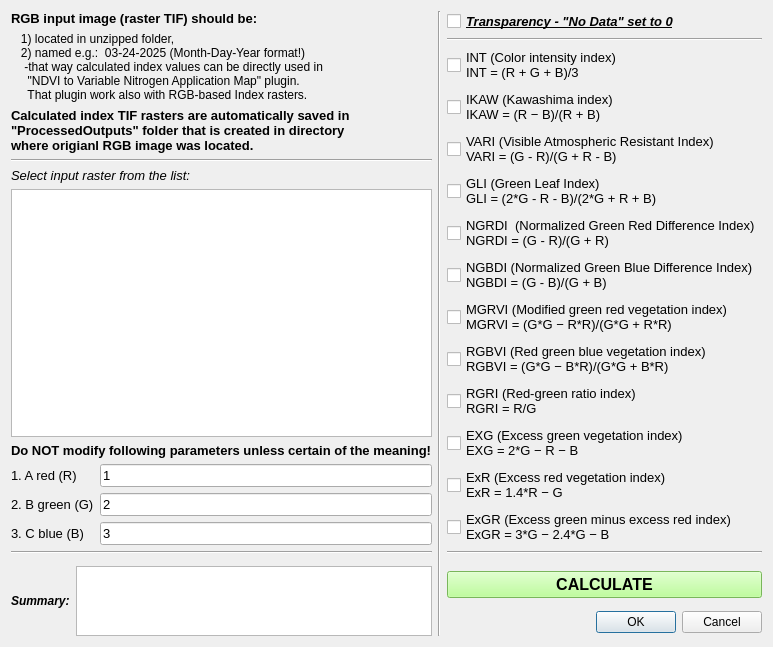
<?xml version="1.0" encoding="UTF-8"?>
<ui version="4.0">
 <class>RGBIndexCalculatorDialogBase</class>
 <widget class="QDialog" name="RGBIndexCalculatorDialogBase">
  <property name="geometry">
   <rect>
    <x>0</x>
    <y>0</y>
    <width>773</width>
    <height>639</height>
   </rect>
  </property>
  <property name="windowTitle">
   <string>RGB Index Calculator</string>
  </property>
  <layout class="QGridLayout" name="gridLayout_3">
   <item row="2" column="0" rowspan="2">
    <widget class="QLabel" name="label_7">
     <property name="font">
      <font>
       <weight>75</weight>
       <italic>true</italic>
       <bold>true</bold>
      </font>
     </property>
     <property name="text">
      <string>Summary:</string>
     </property>
    </widget>
   </item>
   <item row="2" column="3">
    <widget class="QPushButton" name="pushButton_2">
     <property name="font">
      <font>
       <pointsize>12</pointsize>
       <weight>75</weight>
       <bold>true</bold>
      </font>
     </property>
     <property name="styleSheet">
      <string notr="true">background-color: rgb(170, 255, 127);</string>
     </property>
     <property name="text">
      <string>CALCULATE</string>
     </property>
    </widget>
   </item>
   <item row="3" column="3">
    <widget class="QDialogButtonBox" name="button_box">
     <property name="orientation">
      <enum>Qt::Horizontal</enum>
     </property>
     <property name="standardButtons">
      <set>QDialogButtonBox::Cancel|QDialogButtonBox::Ok</set>
     </property>
    </widget>
   </item>
   <item row="2" column="1" rowspan="2">
    <widget class="QTextBrowser" name="textBrowser"/>
   </item>
   <item row="0" column="3">
    <layout class="QGridLayout" name="gridLayout">
     <item row="7" column="0">
      <widget class="QCheckBox" name="checkBox_4">
       <property name="font">
        <font>
         <pointsize>10</pointsize>
        </font>
       </property>
       <property name="text">
        <string>NGBDI (Normalized Green Blue Difference Index)
NGBDI = (G - B)/(G + B)</string>
       </property>
      </widget>
     </item>
     <item row="6" column="0">
      <widget class="QCheckBox" name="checkBox_3">
       <property name="font">
        <font>
         <pointsize>10</pointsize>
        </font>
       </property>
       <property name="text">
        <string>NGRDI  (Normalized Green Red Difference Index)
NGRDI = (G - R)/(G + R)</string>
       </property>
      </widget>
     </item>
     <item row="10" column="0">
      <widget class="QCheckBox" name="checkBox_10">
       <property name="font">
        <font>
         <pointsize>10</pointsize>
        </font>
       </property>
       <property name="text">
        <string>RGRI (Red-green ratio index)
RGRI = R/G</string>
       </property>
      </widget>
     </item>
     <item row="13" column="0">
      <widget class="QCheckBox" name="checkBox_13">
       <property name="font">
        <font>
         <pointsize>10</pointsize>
        </font>
       </property>
       <property name="text">
        <string>ExGR (Excess green minus excess red index)
ExGR = 3*G − 2.4*G − B</string>
       </property>
      </widget>
     </item>
     <item row="4" column="0">
      <widget class="QCheckBox" name="checkBox">
       <property name="font">
        <font>
         <pointsize>10</pointsize>
        </font>
       </property>
       <property name="text">
        <string>VARI (Visible Atmospheric Resistant Index)
VARI = (G - R)/(G + R - B)</string>
       </property>
      </widget>
     </item>
     <item row="8" column="0">
      <widget class="QCheckBox" name="checkBox_8">
       <property name="font">
        <font>
         <pointsize>10</pointsize>
        </font>
       </property>
       <property name="text">
        <string>MGRVI (Modified green red vegetation index)
MGRVI = (G*G − R*R)/(G*G + R*R)</string>
       </property>
      </widget>
     </item>
     <item row="0" column="0">
      <widget class="QCheckBox" name="checkBox_5">
       <property name="font">
        <font>
         <pointsize>10</pointsize>
         <weight>75</weight>
         <italic>true</italic>
         <bold>true</bold>
         <underline>true</underline>
        </font>
       </property>
       <property name="text">
        <string>Transparency - &quot;No Data&quot; set to 0</string>
       </property>
      </widget>
     </item>
     <item row="5" column="0">
      <widget class="QCheckBox" name="checkBox_2">
       <property name="font">
        <font>
         <pointsize>10</pointsize>
        </font>
       </property>
       <property name="text">
        <string>GLI (Green Leaf Index)
GLI = (2*G - R - B)/(2*G + R + B)</string>
       </property>
      </widget>
     </item>
     <item row="11" column="0">
      <widget class="QCheckBox" name="checkBox_11">
       <property name="font">
        <font>
         <pointsize>10</pointsize>
        </font>
       </property>
       <property name="text">
        <string>EXG (Excess green vegetation index)
EXG = 2*G − R − B</string>
       </property>
      </widget>
     </item>
     <item row="9" column="0">
      <widget class="QCheckBox" name="checkBox_9">
       <property name="font">
        <font>
         <pointsize>10</pointsize>
        </font>
       </property>
       <property name="text">
        <string>RGBVI (Red green blue vegetation index)
RGBVI = (G*G − B*R)/(G*G + B*R)</string>
       </property>
      </widget>
     </item>
     <item row="14" column="0">
      <widget class="Line" name="line_3">
       <property name="orientation">
        <enum>Qt::Horizontal</enum>
       </property>
      </widget>
     </item>
     <item row="2" column="0">
      <widget class="QCheckBox" name="checkBox_6">
       <property name="font">
        <font>
         <pointsize>10</pointsize>
        </font>
       </property>
       <property name="text">
        <string>INT (Color intensity index)
INT = (R + G + B)/3</string>
       </property>
      </widget>
     </item>
     <item row="3" column="0">
      <widget class="QCheckBox" name="checkBox_7">
       <property name="font">
        <font>
         <pointsize>10</pointsize>
        </font>
       </property>
       <property name="text">
        <string>IKAW (Kawashima index)
IKAW = (R − B)/(R + B)</string>
       </property>
      </widget>
     </item>
     <item row="12" column="0">
      <widget class="QCheckBox" name="checkBox_12">
       <property name="font">
        <font>
         <pointsize>10</pointsize>
        </font>
       </property>
       <property name="text">
        <string>ExR (Excess red vegetation index)
ExR = 1.4*R − G</string>
       </property>
      </widget>
     </item>
     <item row="1" column="0">
      <widget class="Line" name="line_5">
       <property name="orientation">
        <enum>Qt::Horizontal</enum>
       </property>
      </widget>
     </item>
    </layout>
   </item>
   <item row="0" column="0" colspan="2">
    <layout class="QGridLayout" name="gridLayout_2">
     <item row="4" column="0" colspan="2">
      <widget class="QLabel" name="label_6">
       <property name="font">
        <font>
         <pointsize>10</pointsize>
         <italic>true</italic>
        </font>
       </property>
       <property name="text">
        <string>Select input raster from the list:</string>
       </property>
      </widget>
     </item>
     <item row="10" column="0" colspan="2">
      <widget class="Line" name="line">
       <property name="orientation">
        <enum>Qt::Horizontal</enum>
       </property>
      </widget>
     </item>
     <item row="7" column="1">
      <widget class="QLineEdit" name="lineEdit">
       <property name="font">
        <font>
         <pointsize>10</pointsize>
        </font>
       </property>
       <property name="text">
        <string>1</string>
       </property>
      </widget>
     </item>
     <item row="9" column="1">
      <widget class="QLineEdit" name="lineEdit_3">
       <property name="font">
        <font>
         <pointsize>10</pointsize>
        </font>
       </property>
       <property name="text">
        <string>3</string>
       </property>
      </widget>
     </item>
     <item row="5" column="0" colspan="2">
      <widget class="QListWidget" name="listWidget"/>
     </item>
     <item row="1" column="0" colspan="2">
      <widget class="QLabel" name="label_4">
       <property name="font">
        <font>
         <pointsize>9</pointsize>
         <weight>50</weight>
         <bold>false</bold>
        </font>
       </property>
       <property name="text">
        <string>   1) located in unzipped folder,
   2) named e.g.:  03-24-2025 (Month-Day-Year format!)
    -that way calculated index values can be directly used in
     &quot;NDVI to Variable Nitrogen Application Map&quot; plugin.
     That plugin work also with RGB-based Index rasters.</string>
       </property>
       <property name="alignment">
        <set>Qt::AlignLeading|Qt::AlignLeft|Qt::AlignVCenter</set>
       </property>
      </widget>
     </item>
     <item row="9" column="0">
      <widget class="QLabel" name="label_3">
       <property name="font">
        <font>
         <pointsize>10</pointsize>
        </font>
       </property>
       <property name="text">
        <string>3. C blue (B)</string>
       </property>
      </widget>
     </item>
     <item row="7" column="0">
      <widget class="QLabel" name="label">
       <property name="font">
        <font>
         <pointsize>10</pointsize>
        </font>
       </property>
       <property name="text">
        <string>1. A red (R)</string>
       </property>
      </widget>
     </item>
     <item row="2" column="0" colspan="2">
      <widget class="QLabel" name="label_9">
       <property name="font">
        <font>
         <pointsize>10</pointsize>
         <weight>75</weight>
         <bold>true</bold>
        </font>
       </property>
       <property name="text">
        <string>Calculated index TIF rasters are automatically saved in
&quot;ProcessedOutputs&quot; folder that is created in directory
where origianl RGB image was located. </string>
       </property>
      </widget>
     </item>
     <item row="0" column="0" colspan="2">
      <widget class="QLabel" name="label_8">
       <property name="font">
        <font>
         <pointsize>10</pointsize>
         <weight>75</weight>
         <bold>true</bold>
        </font>
       </property>
       <property name="text">
        <string>RGB input image (raster TIF) should be:</string>
       </property>
      </widget>
     </item>
     <item row="8" column="0">
      <widget class="QLabel" name="label_2">
       <property name="font">
        <font>
         <pointsize>10</pointsize>
        </font>
       </property>
       <property name="text">
        <string>2. B green (G)</string>
       </property>
      </widget>
     </item>
     <item row="6" column="0" colspan="2">
      <widget class="QLabel" name="label_5">
       <property name="font">
        <font>
         <pointsize>10</pointsize>
         <weight>75</weight>
         <bold>true</bold>
        </font>
       </property>
       <property name="text">
        <string>Do NOT modify following parameters unless certain of the meaning!</string>
       </property>
      </widget>
     </item>
     <item row="8" column="1">
      <widget class="QLineEdit" name="lineEdit_2">
       <property name="font">
        <font>
         <pointsize>10</pointsize>
        </font>
       </property>
       <property name="text">
        <string>2</string>
       </property>
      </widget>
     </item>
     <item row="3" column="0" colspan="2">
      <widget class="Line" name="line_2">
       <property name="orientation">
        <enum>Qt::Horizontal</enum>
       </property>
      </widget>
     </item>
    </layout>
   </item>
   <item row="0" column="2" rowspan="4">
    <widget class="Line" name="line_4">
     <property name="orientation">
      <enum>Qt::Vertical</enum>
     </property>
    </widget>
   </item>
  </layout>
 </widget>
 <resources/>
 <connections>
  <connection>
   <sender>button_box</sender>
   <signal>accepted()</signal>
   <receiver>RGBIndexCalculatorDialogBase</receiver>
   <slot>accept()</slot>
   <hints>
    <hint type="sourcelabel">
     <x>20</x>
     <y>20</y>
    </hint>
    <hint type="destinationlabel">
     <x>20</x>
     <y>20</y>
    </hint>
   </hints>
  </connection>
  <connection>
   <sender>button_box</sender>
   <signal>rejected()</signal>
   <receiver>RGBIndexCalculatorDialogBase</receiver>
   <slot>reject()</slot>
   <hints>
    <hint type="sourcelabel">
     <x>20</x>
     <y>20</y>
    </hint>
    <hint type="destinationlabel">
     <x>20</x>
     <y>20</y>
    </hint>
   </hints>
  </connection>
 </connections>
</ui>
